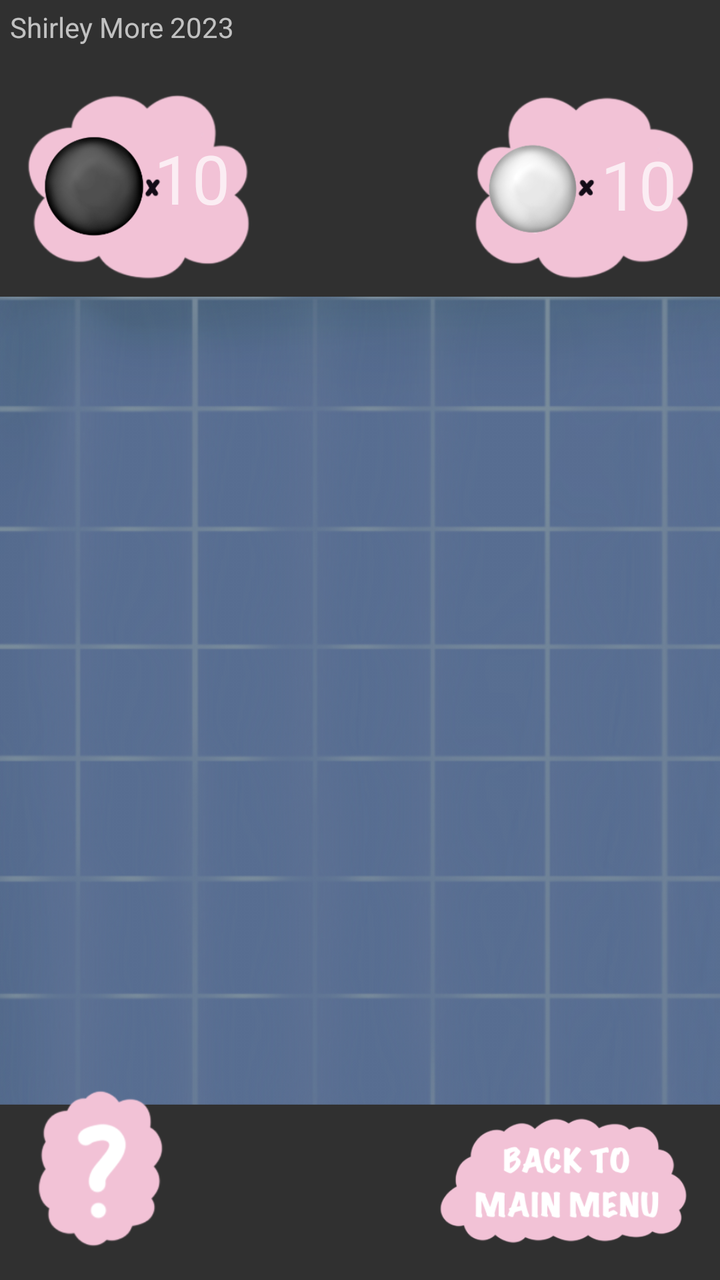
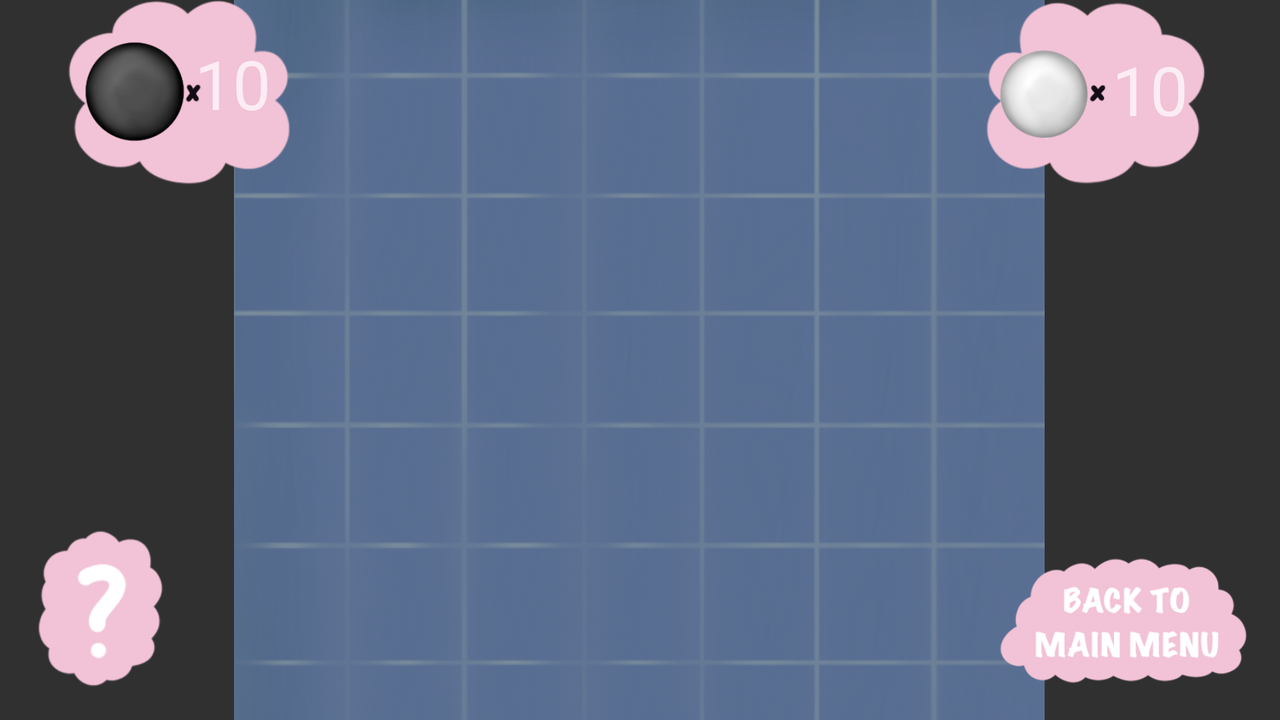

An Android layout and its configuration variant, each rendered on a device that would load it. The default file and the variant file are quoted in full after the pictures.
<!-- AndroidManifest.xml: application theme Theme.AppCompat.NoActionBar -->
<!-- res/layout/fragment_gallery.xml -->
<?xml version="1.0" encoding="utf-8"?>
<layout
    xmlns:android="http://schemas.android.com/apk/res/android"
    xmlns:app="http://schemas.android.com/apk/res-auto"
    xmlns:tools="http://schemas.android.com/tools"
    xmlns:bind="http://schemas.android.com/tools"
    >



    <data>
        <variable
            name="viewModel"
            type="com.example.quadwrangle.game_view_model.ViewModelGame" />
    </data>

    <androidx.constraintlayout.widget.ConstraintLayout
        android:id="@+id/layout"
        android:layout_width="match_parent"
        android:layout_height="match_parent"
        android:background="@drawable/background_vertical"
        tools:context=".game_view.MainActivity">

        <ImageView
            android:id="@+id/board"
            android:layout_width="406dp"
            android:layout_height="404dp"
            app:layout_constraintBottom_toBottomOf="parent"
            app:layout_constraintDimensionRatio="7:7"
            app:layout_constraintEnd_toEndOf="parent"
            app:layout_constraintHorizontal_bias="0.4"
            app:layout_constraintStart_toStartOf="parent"
            app:layout_constraintTop_toTopOf="parent"
            app:layout_constraintVertical_bias="0.629"
            app:srcCompat="@drawable/board" />

        <ImageView
            android:id="@+id/imageView"
            android:layout_width="125dp"
            android:layout_height="68dp"
            android:layout_marginEnd="16dp"
            android:layout_marginBottom="16dp"
            app:layout_constraintBottom_toBottomOf="parent"
            app:layout_constraintEnd_toEndOf="parent"
            app:srcCompat="@drawable/back_buttn" />

        <ImageView
            android:id="@+id/imageView2"
            android:layout_width="112dp"
            android:layout_height="93dp"
            android:layout_marginBottom="8dp"
            app:layout_constraintBottom_toTopOf="@+id/board"
            app:layout_constraintEnd_toEndOf="parent"
            app:layout_constraintHorizontal_bias="0.053"
            app:layout_constraintStart_toStartOf="parent"
            app:srcCompat="@drawable/black_count_bttn" />

        <ImageView
            android:id="@+id/imageView3"
            android:layout_width="112dp"
            android:layout_height="93dp"
            android:layout_marginBottom="8dp"
            app:layout_constraintBottom_toTopOf="@+id/board"
            app:layout_constraintEnd_toEndOf="parent"
            app:layout_constraintHorizontal_bias="0.906"
            app:layout_constraintStart_toEndOf="@+id/imageView2"
            app:srcCompat="@drawable/white_count_bttn" />

        <ImageView
            android:id="@+id/imageView4"
            android:layout_width="69dp"
            android:layout_height="80dp"
            android:layout_marginStart="16dp"
            android:layout_marginBottom="16dp"
            app:layout_constraintBottom_toBottomOf="parent"
            app:layout_constraintStart_toStartOf="parent"
            app:srcCompat="@drawable/help_buttn" />

        <TextView
            android:id="@+id/score1"
            android:layout_width="40dp"
            android:layout_height="48dp"
            android:layout_marginEnd="8dp"
            android:text="10"
            android:textSize="34sp"
            app:layout_constraintBottom_toBottomOf="@+id/imageView2"
            app:layout_constraintEnd_toEndOf="@+id/imageView2"
            app:layout_constraintTop_toTopOf="@+id/imageView2"
            app:layout_constraintVertical_bias="0.422" />

        <TextView
            android:id="@+id/score2"
            android:layout_width="40dp"
            android:layout_height="48dp"
            android:layout_marginEnd="8dp"
            android:text="10"
            android:textSize="34sp"
            app:layout_constraintBottom_toBottomOf="@+id/imageView3"
            app:layout_constraintEnd_toEndOf="@+id/imageView3"
            app:layout_constraintTop_toTopOf="@+id/imageView3"
            app:layout_constraintVertical_bias="0.487" />

        <TextView
            android:id="@+id/textView2"
            android:layout_width="wrap_content"
            android:layout_height="wrap_content"
            android:layout_marginTop="4dp"
            android:text="Shirley More 2023"
            app:layout_constraintEnd_toEndOf="parent"
            app:layout_constraintHorizontal_bias="0.02"
            app:layout_constraintStart_toStartOf="parent"
            app:layout_constraintTop_toTopOf="parent" />

    </androidx.constraintlayout.widget.ConstraintLayout>
</layout>
<!-- resources referenced by this layout -->
<resources>
  <!-- drawable back_buttn: png bitmap (drawable, 18950 bytes) -->
  <!-- drawable black_count_bttn: png bitmap (drawable, 28519 bytes) -->
  <!-- drawable board: png bitmap (drawable, 291879 bytes) -->
  <!-- drawable help_buttn: png bitmap (drawable, 9235 bytes) -->
  <!-- drawable white_count_bttn: png bitmap (drawable, 27790 bytes) -->
</resources>
<!-- res/layout-land/fragment_gallery.xml (the repository's variant of the layout above) -->
<!-- drawn on the phone turned sideways -->
<?xml version="1.0" encoding="utf-8"?>
<layout
    xmlns:android="http://schemas.android.com/apk/res/android"
    xmlns:app="http://schemas.android.com/apk/res-auto"
    xmlns:tools="http://schemas.android.com/tools"
    xmlns:bind="http://schemas.android.com/tools"
    >



    <data>
        <variable
            name="viewModel"
            type="com.example.quadwrangle.game_view_model.ViewModelGame" />
    </data>

    <androidx.constraintlayout.widget.ConstraintLayout
        android:id="@+id/layout"
        android:layout_width="match_parent"
        android:layout_height="match_parent"
        android:background="@drawable/background_vertical"
        tools:context=".game_view.MainActivity">

        <ImageView
            android:id="@+id/board"
            android:layout_width="406dp"
            android:layout_height="404dp"
            app:layout_constraintBottom_toBottomOf="parent"
            app:layout_constraintDimensionRatio="7:7"
            app:layout_constraintEnd_toEndOf="parent"
            app:layout_constraintHorizontal_bias="0.498"
            app:layout_constraintStart_toStartOf="parent"
            app:layout_constraintTop_toTopOf="parent"
            app:layout_constraintVertical_bias="0.428"
            app:srcCompat="@drawable/board" />

        <ImageView
            android:id="@+id/imageView"
            android:layout_width="125dp"
            android:layout_height="68dp"
            android:layout_marginEnd="16dp"
            android:layout_marginBottom="16dp"
            app:layout_constraintBottom_toBottomOf="parent"
            app:layout_constraintEnd_toEndOf="parent"
            app:srcCompat="@drawable/back_buttn" />

        <ImageView
            android:id="@+id/imageView2"
            android:layout_width="112dp"
            android:layout_height="93dp"
            app:layout_constraintEnd_toEndOf="parent"
            app:layout_constraintHorizontal_bias="0.063"
            app:layout_constraintStart_toStartOf="parent"
            app:srcCompat="@drawable/black_count_bttn"
            tools:layout_editor_absoluteY="3dp" />

        <ImageView
            android:id="@+id/imageView3"
            android:layout_width="112dp"
            android:layout_height="93dp"
            app:layout_constraintEnd_toEndOf="parent"
            app:layout_constraintHorizontal_bias="0.906"
            app:layout_constraintStart_toEndOf="@+id/imageView2"
            app:srcCompat="@drawable/white_count_bttn" />

        <ImageView
            android:id="@+id/imageView4"
            android:layout_width="69dp"
            android:layout_height="80dp"
            android:layout_marginStart="16dp"
            android:layout_marginBottom="16dp"
            app:layout_constraintBottom_toBottomOf="parent"
            app:layout_constraintStart_toStartOf="parent"
            app:srcCompat="@drawable/help_buttn" />

        <TextView
            android:id="@+id/score1"
            android:layout_width="40dp"
            android:layout_height="48dp"
            android:layout_marginEnd="8dp"
            android:text="10"
            android:textSize="34sp"
            app:layout_constraintBottom_toBottomOf="@+id/imageView2"
            app:layout_constraintEnd_toEndOf="@+id/imageView2"
            app:layout_constraintTop_toTopOf="@+id/imageView2"
            app:layout_constraintVertical_bias="0.422" />

        <TextView
            android:id="@+id/score2"
            android:layout_width="40dp"
            android:layout_height="48dp"
            android:layout_marginEnd="8dp"
            android:text="10"
            android:textSize="34sp"
            app:layout_constraintBottom_toBottomOf="@+id/imageView3"
            app:layout_constraintEnd_toEndOf="@+id/imageView3"
            app:layout_constraintTop_toTopOf="@+id/imageView3"
            app:layout_constraintVertical_bias="0.487" />

    </androidx.constraintlayout.widget.ConstraintLayout>
</layout>
